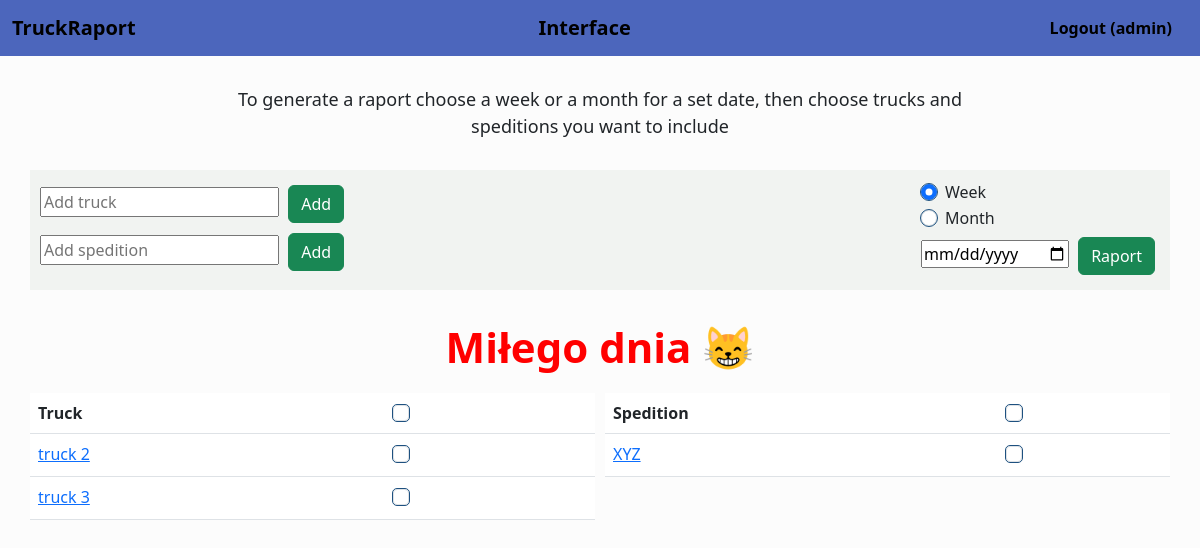
The page /trucks (signed in) on the database as committed earlier.
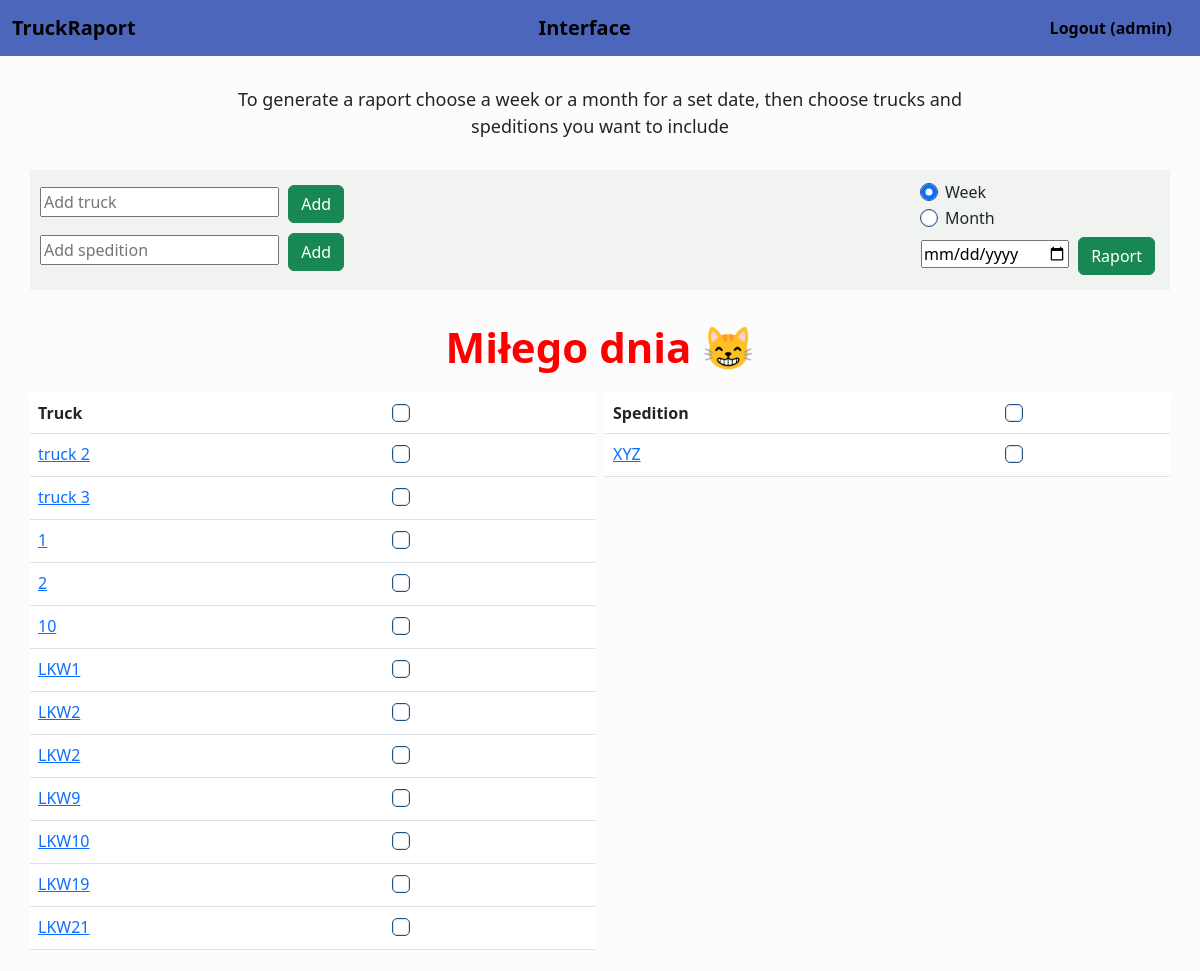
The same page on the database as committed later.
### truck/models.py (models this page shows, shortened)
class User(AbstractUser):
    id = models.AutoField(primary_key=True)
    default_rate = models.DecimalField(max_digits=10, decimal_places=2, default=1.3)
    def __str__(self):
        return f"{self.username}"

class Truck(models.Model):
    id = models.AutoField(primary_key=True)
    user = models.ForeignKey(User, on_delete=models.CASCADE)
    name = models.CharField(max_length=20, default="Default")
    normalized_name = models.CharField(max_length=20, default="Default")

class Spedition (models.Model):
    id = models.AutoField(primary_key=True)
    name = models.CharField(max_length=30)
    user = models.ForeignKey(User, on_delete=models.CASCADE)

### truck/views.py (the view)
# urls.py: path("trucks", views.trucks, name="trucks"),
def trucks(request):
    if request.method == "POST":
        form = TruckForm(request.POST)
        if form.is_valid():
            name = form.cleaned_data["Name"]
            truck = Truck(user=request.user, name=name)
            truck.save()
            return HttpResponseRedirect(reverse("trucks"))
    else:
        try:
            truck = Truck.objects.filter(user=request.user).order_by("normalized_name")
            speditions = Spedition.objects.filter(user=request.user)
        except TypeError:
            return render(request, "truck/login.html", {
                "message": "Required to log in"
            })
        if str(request.user) == "admin":
            message = " Miłego dnia 😸"
        else:
            message = ""
        return render(request, "truck/trucks.html", {
            "truckform": TruckForm(),
            "trucks": truck,
            "raport": RaportForm(),
            "spedition": SpeditionForm(),
            "speditions": speditions,
            "message": message,
        })

### truck/views.py
class TruckForm(forms.Form):
    Name = forms.CharField(
        max_length = 20,
        label='Truck',
        widget=forms.TextInput(attrs={'placeholder': 'Add truck', 'required': 'true'})
        )

class RaportForm(forms.Form):
    Date = forms.DateField(widget=forms.DateInput(attrs={'type': 'date'}))

### truck/templates/truck/trucks.html (shortened to what this page needs)
{% extends "truck/layout.html" %}
{% load static %}
{% block body %}
<div id="trucks_body">
<div id="info">
        To generate a raport choose a week or a month for a set date, then choose trucks and speditions you want to include
</div>
<div id="forms">
    <div id="add_forms">
<form action="{% url 'trucks' %}" method="post">
    {{ truckform.Name }}
    <button type="submit" class="btn btn-success">Add</button>
    </form>
    <form action="{% url 'add_spedition' %}" method="post">
        {{ spedition.Name }}
        <button type="submit" class="btn btn-success">Add</button>
        </form>
    </div>
<form action="{% url 'raport' %}" method="post">
<div class="form-check">
    <input class="form-check-input" type="radio" name="week_or_month" value="week" checked>
    <label class="form-check-label" for="radiobutton1">
        Week
    </label>
</div>
<div class="form-check">
    <input class="form-check-input" type="radio" name="week_or_month"
           value="month">
    <label class="form-check-label" for="exampleRadios2">
        Month
    </label>
</div>
    {{ raport.Date }} <input class="btn btn-success" type="submit" value="Raport">
</div>
<div id="message">
    {{ message }}
</div>
<div id="tables">
<div class="row">
    <div class="column">
<table class="table table-hover">
    <thead>
      <tr>
        <th scope="col">Truck</th>
        <th scope="col"><input class="form-check-input" type="checkbox" id="all_trucks"> </th>
      </tr>
    </thead>
    <tbody>
{% for truck in trucks %}
<tr>
    <td>
        <a href="{% url 'truck_view' truck.id %}">{{ truck.name }}</a>
    </td>
    <td>
        <div class="form-check">
            <input class="form-check-input" type="checkbox" id="truck_box" value={{ truck.id }} name="truck_box">
        </div>
    </td>
</tr>
{% endfor %}
</table>
    </div>
    <div class="column">
<table class="table table-hover">
    <thead>
      <tr>
        <th scope="col">Spedition</th>
        <th scope="col"><input class="form-check-input" type="checkbox" id="all_sped"> </th>
      </tr>
    </thead>
    <tbody>
{% for sped in speditions %}
<tr>
    <td>
        <a href="{% url 'speditions' %}">{{ sped.name }}</a>
    </td>
    <td>
        <div class="form-check">
            <input class="form-check-input" type="checkbox" id="sped_box" value={{ sped.id }} name="sped_box">
        </div>
    </td>
</tr>
{% endfor %}
</table>
</div>
</div>
</div>
</div>
{% endblock %}

### truck/templates/truck/layout.html (shortened to what this page needs)
{% load static %}
<!DOCTYPE html>
<html lang="en">
    <head>
        <link href="https://cdn.jsdelivr.net/npm/bootstrap@5.3.0-alpha1/dist/css/bootstrap.min.css" rel="stylesheet">
        <link href="{% static 'truck/styles.css' %}" rel="stylesheet">
    </head>
    <body>
        <nav class="navbar navbar-expand-lg navbar-light", style="background-color: #4c66bc;">
            <div class="container-fluid">
              <a class="navbar-brand" href="{% url 'index' %}"><b>TruckRaport</b></a>
              <a class="navbar-brand" href="{% url 'trucks' %}"><b>Interface</b></a>
              <ul class="nav justify-content-end">
                    {% if user.is_authenticated %}
                    <li class="nav-item">
                      <a class="nav-link" href="{% url 'logout' %}" style="color: black"><b>Logout ({{ user }})</b></a>
                    </li>
                    {% endif %}
                </ul>
              </div>
          </nav>
                {% block body %}
                {% endblock %}
    </body>
</html>

### truck/static/truck/styles.css (style rules this page uses)
.row { display: flex; margin-left:-5px; margin-right:-5px; }
.column { flex: 50%; padding: 5px; }
.form-check-input { outline: 1px solid #1e5180; }
table { background-color: #f1f3f1; }
#forms { background-color: #f1f3f1; display: flex; justify-content: space-between; margin-bottom: 15px; padding: 10px; }
.btn-success { margin: 5px; }
body { background-color: #fcfcfc; border-radius: 5px; }
#info { text-align: center; margin-top: 15px ; margin-bottom: 15px; padding: 15px; margin-left: 15%; margin-right: 15%; font-size: large; }
#trucks_body { margin: auto; width: 95%; border-radius: 5px; }
#message { text-align: center; color: red; font-size: 42px; padding: 10px; font-weight: bold; }

Rows that differ between the two databases and show on the page:
added Truck: name "1"
added Truck: name "2"
added Truck: name "10"
added Truck: name "LKW1"
added Truck: name "LKW2"
added Truck: name "LKW2"
added Truck: name "LKW9"
added Truck: name "LKW10"
added Truck: name "LKW19"
added Truck: name "LKW21"
